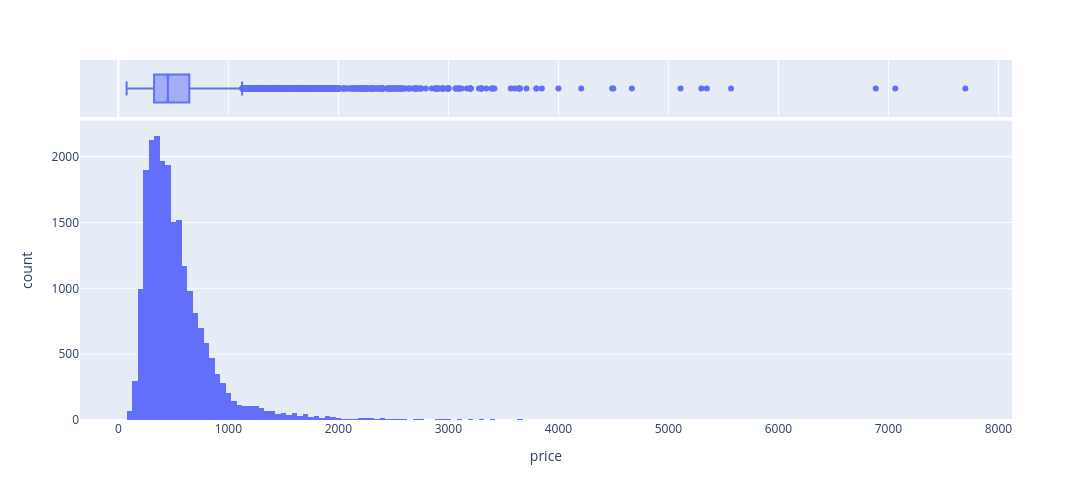

The notebook cell this image was saved under:
### Code cell
px.histogram(df, x=target, nbins=200, marginal='box', width=1150, height=500)

### Figure 1 — Plotly figure (JSON) as saved in the notebook; plotly's stock layout.template omitted (floating-point values rounded to 4 significant figures; data arrays with more than 128 entries replaced by an {"elided": "..."} marker saying what was removed)
{"data": [{"alignmentgroup": "True", "bingroup": "x", "hovertemplate": "price=%{x}<br>count=%{y}<extra></extra>", "legendgroup": "", "marker": {"color": "#636efa", "pattern": {"shape": ""}}, "name": "", "nbinsx": 200, "offsetgroup": "", "orientation": "v", "showlegend": false, "type": "histogram", "x": {"elided": "21435 float values"}, "xaxis": "x", "yaxis": "y"}, {"alignmentgroup": "True", "hovertemplate": "price=%{x}<extra></extra>", "legendgroup": "", "marker": {"color": "#636efa"}, "name": "", "notched": true, "offsetgroup": "", "showlegend": false, "type": "box", "x": {"elided": "21435 float values"}, "xaxis": "x2", "yaxis": "y2"}], "layout": {"barmode": "relative", "height": 500, "legend": {"tracegroupgap": 0}, "margin": {"t": 60}, "width": 1150, "xaxis": {"anchor": "y", "autorange": true, "domain": [0, 1], "range": [-348.6, 8124.0], "title": {"text": "price"}, "type": "linear"}, "xaxis2": {"anchor": "y2", "autorange": true, "domain": [0, 1], "matches": "x", "range": [-348.6, 8124.0], "showgrid": true, "showticklabels": false, "type": "linear"}, "yaxis": {"anchor": "x", "autorange": true, "domain": [0, 0.8316], "range": [0, 2274.0], "title": {"text": "count"}}, "yaxis2": {"anchor": "x2", "autorange": true, "domain": [0.8416, 1], "matches": "y2", "range": [-0.5, 0.5], "showgrid": false, "showline": false, "showticklabels": false, "ticks": "", "type": "category"}}}
